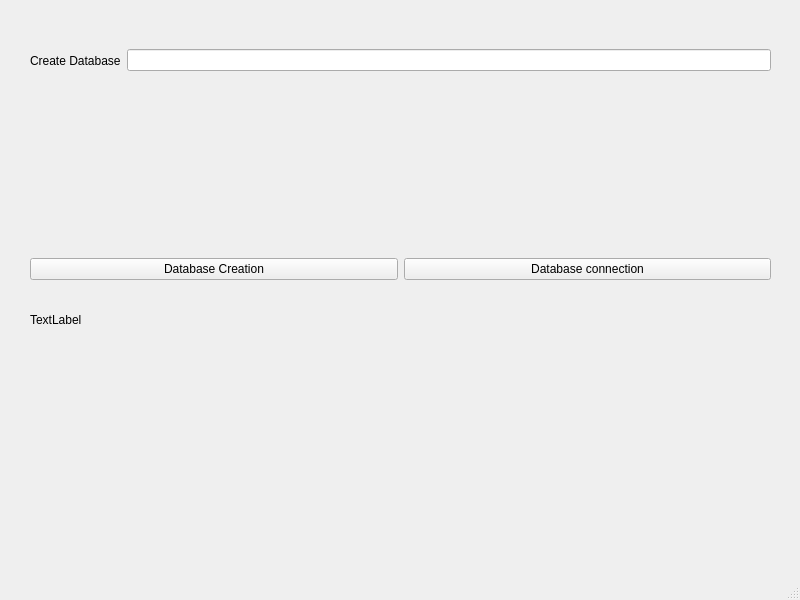
<?xml version="1.0" encoding="UTF-8"?>
<ui version="4.0">
 <class>MainWindow</class>
 <widget class="QMainWindow" name="MainWindow">
  <property name="geometry">
   <rect>
    <x>0</x>
    <y>0</y>
    <width>800</width>
    <height>600</height>
   </rect>
  </property>
  <property name="windowTitle">
   <string>MainWindow</string>
  </property>
  <widget class="QWidget" name="centralwidget">
   <widget class="QWidget" name="horizontalLayoutWidget">
    <property name="geometry">
     <rect>
      <x>30</x>
      <y>40</y>
      <width>741</width>
      <height>41</height>
     </rect>
    </property>
    <layout class="QHBoxLayout" name="horizontalLayout">
     <item>
      <widget class="QLabel" name="label">
       <property name="text">
        <string>Create Database</string>
       </property>
      </widget>
     </item>
     <item>
      <widget class="QLineEdit" name="lineEdit"/>
     </item>
    </layout>
   </widget>
   <widget class="QWidget" name="horizontalLayoutWidget_2">
    <property name="geometry">
     <rect>
      <x>30</x>
      <y>249</y>
      <width>741</width>
      <height>41</height>
     </rect>
    </property>
    <layout class="QHBoxLayout" name="horizontalLayout_2">
     <item>
      <widget class="QPushButton" name="pushButton">
       <property name="text">
        <string>Database Creation</string>
       </property>
      </widget>
     </item>
     <item>
      <widget class="QPushButton" name="pushButton_2">
       <property name="text">
        <string>Database connection</string>
       </property>
      </widget>
     </item>
    </layout>
   </widget>
   <widget class="QLabel" name="label_2">
    <property name="geometry">
     <rect>
      <x>30</x>
      <y>300</y>
      <width>55</width>
      <height>39</height>
     </rect>
    </property>
    <property name="text">
     <string>TextLabel</string>
    </property>
   </widget>
  </widget>
  <widget class="QMenuBar" name="menubar">
   <property name="geometry">
    <rect>
     <x>0</x>
     <y>0</y>
     <width>800</width>
     <height>26</height>
    </rect>
   </property>
  </widget>
  <widget class="QStatusBar" name="statusbar"/>
 </widget>
 <resources/>
 <connections/>
</ui>
